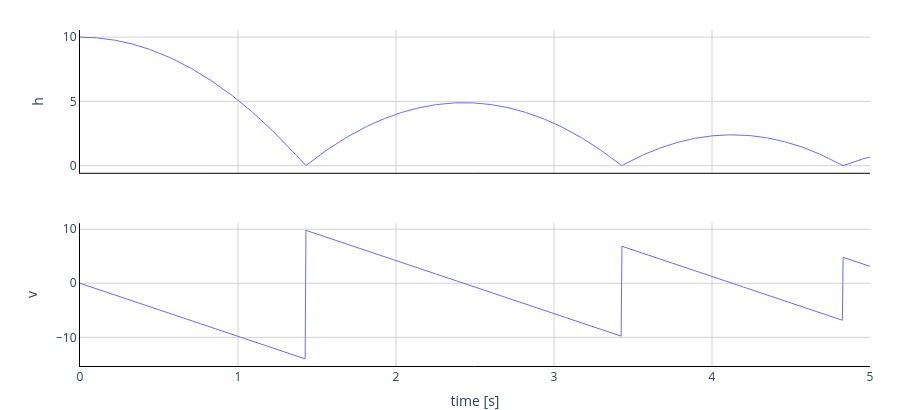

The cell this chart's notebook holds for it:
### Code cell
result = simulate_fmu("FMUs/bouncingBallCS2.fmu", start_time= 0, stop_time=5, start_values={"h":10})
plot_result(result)
# result = simulate_fmu(filename="FMUs/bouncingBallCS2.fmu", start_time= 4, stop_time=5)
# plot_result(result)

### Figure 1 — Plotly figure (JSON) as saved in the notebook; plotly's stock layout.template omitted (floating-point values rounded to 4 significant figures; data arrays with more than 128 entries replaced by an {"elided": "..."} marker saying what was removed)
{"data": [{"line": {"color": "#636efa", "width": 1}, "marker": {"color": "#636efa", "size": 5}, "name": "h", "type": "scatter", "x": {"elided": "1001 float values"}, "xaxis": "x", "y": {"elided": "1001 float values"}, "yaxis": "y"}, {"line": {"color": "#636efa", "width": 1}, "marker": {"color": "#636efa", "size": 5}, "name": "v", "type": "scatter", "x": {"elided": "1001 float values"}, "xaxis": "x2", "y": {"elided": "1001 float values"}, "yaxis": "y2"}], "layout": {"height": 410, "margin": {"b": 0, "r": 30, "t": 30}, "plot_bgcolor": "rgba(0,0,0,0)", "showlegend": false, "xaxis": {"anchor": "y", "domain": [0, 1], "gridcolor": "LightGrey", "gridwidth": 1, "linecolor": "black", "matches": "x2", "range": [0, 5], "showgrid": true, "showline": true, "showticklabels": false, "ticklen": 0, "zerolinecolor": "LightGrey", "zerolinewidth": 1}, "xaxis2": {"anchor": "y2", "domain": [0, 1], "gridcolor": "LightGrey", "gridwidth": 1, "linecolor": "black", "range": [0, 5], "showgrid": true, "showline": true, "ticklen": 0, "title": {"text": "time [s]"}, "zerolinecolor": "LightGrey", "zerolinewidth": 1}, "yaxis": {"anchor": "x", "domain": [0.575, 1], "gridcolor": "LightGrey", "gridwidth": 1, "linecolor": "black", "showgrid": true, "showline": true, "ticklen": 0, "title": {"text": "h"}, "zerolinecolor": "LightGrey", "zerolinewidth": 1}, "yaxis2": {"anchor": "x2", "domain": [0, 0.425], "gridcolor": "LightGrey", "gridwidth": 1, "linecolor": "black", "showgrid": true, "showline": true, "ticklen": 0, "title": {"text": "v"}, "zerolinecolor": "LightGrey", "zerolinewidth": 1}}}
